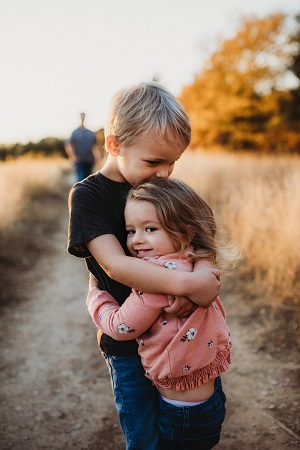
#> input picture py2/img/child.jpg, 300 x 450 px
$ python threshold_image.py
#> lines starting #> are read from the running program, lines starting #| are printed output that depends on the picture
import numpy as np
import cv2
from matplotlib import pyplot as plt
import matplotlib.image as mpimg

img = mpimg.imread("img/child.jpg")
#> img is the input picture: shape (450, 300, 3); mean R, G, B 153.6, 131.2, 115.2
row,col,n = img.shape
#> row = 450; col = 300; n = 3
img1 = np.zeros((row, col, 3), np.uint8)
img2 = np.zeros((row, col, 3), np.uint8)
img3 = np.zeros((row, col, 3), np.uint8)
img4 = np.zeros((row, col, 3), np.uint8)
img5 = np.zeros((row, col, 3), np.uint8)

a = 64 #threshold
b = int(256/a)
print("a1=",b)
for y in range(0,col-1):
    for x in range(0,row-1):
        R,G,B=img[x,y]
        b=int(256/a)
        R=b*int(R/b)
        G=b*int(G/b)
        B=b*int(B/b)
        img1[x,y]=[R,G,B]

a = 32 #threshold
b = int(256/a)
print("a2=",b)
for y in range(0,col-1):
    for x in range(0,row-1):
        R,G,B=img[x,y]
        b=int(256/a)
        R=b*int(R/b)
        G=b*int(G/b)
        B=b*int(B/b)
        img2[x,y]=[R,G,B]

a = 16 #threshold
b = int(256/a)
print("a3=",b)
for y in range(0,col-1):
    for x in range(0,row-1):
        R,G,B=img[x,y]
        b=int(256/a)
        R=b*int(R/b)
        G=b*int(G/b)
        B=b*int(B/b)
        img3[x,y]=[R,G,B]

a = 8 #threshold
b = int(256/a)
print("a4=",b)
for y in range(0,col-1):
    for x in range(0,row-1):
        R,G,B=img[x,y]
        b=int(256/a)
        R=b*int(R/b)
        G=b*int(G/b)
        B=b*int(B/b)
        img4[x,y]=[R,G,B]
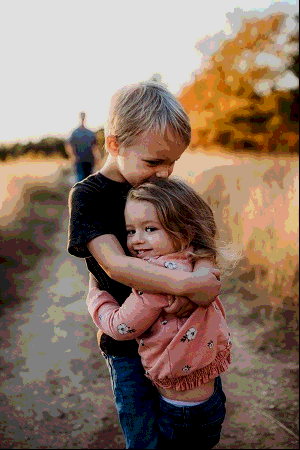
#> img4: shape (450, 300, 3); mean R, G, B 138.9, 116.2, 100.6

a = 2 #threshold
b = int(256/a)
print("a5=",b)
for y in range(0,col-1):
    for x in range(0,row-1):
        R,G,B=img[x,y]
        b=int(256/a)
        R=b*int(R/b)
        G=b*int(G/b)
        B=b*int(B/b)
        img5[x,y]=[R,G,B]
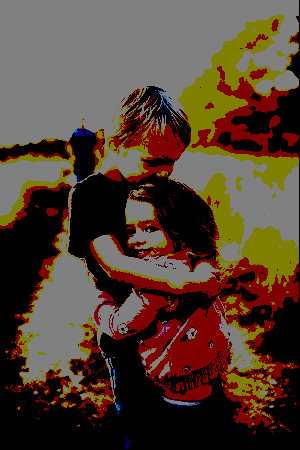
#> img5: shape (450, 300, 3); mean R, G, B 83.7, 63.5, 48.2

titles = ['Original', 'Th = 64', 'Th = 32', 'Th = 16', 'Th = 8', 'Th = 2']
images = [img, img1, img2, img3, img4, img5]
for i in range(6):
    plt.subplot(2,3,i+1),plt.imshow(images[i],'gray',vmin=0,vmax=255)
    plt.title(titles[i])
    plt.xticks([]),plt.yticks([])

plt.show()

$ run again, with py2/img/animal.jpg copied over py2/img/child.jpg
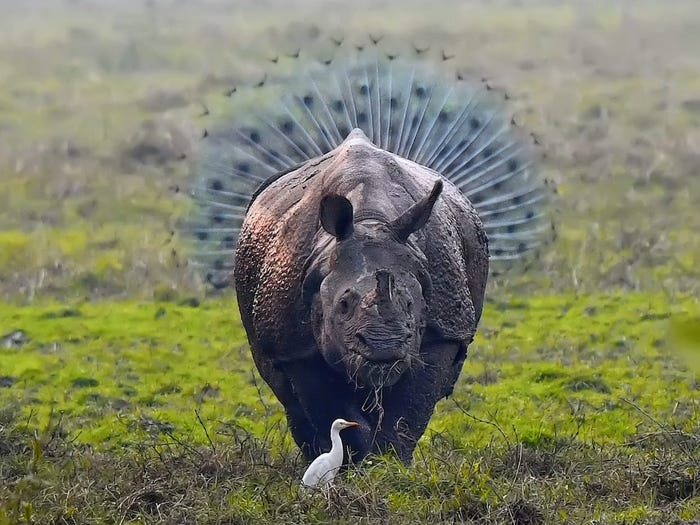
#> input picture py2/img/animal.jpg, 700 x 525 px
#> img is the input picture: shape (525, 700, 3); mean R, G, B 124.8, 127.1, 101.7
#> after the loop `for y in range(0,col-1):`:
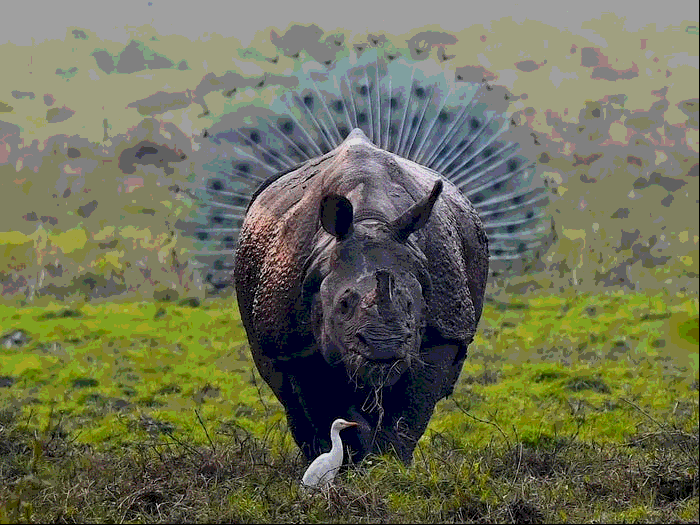
#> img4: shape (525, 700, 3); mean R, G, B 109.2, 111.7, 86
#> after the loop `for y in range(0,col-1):`:
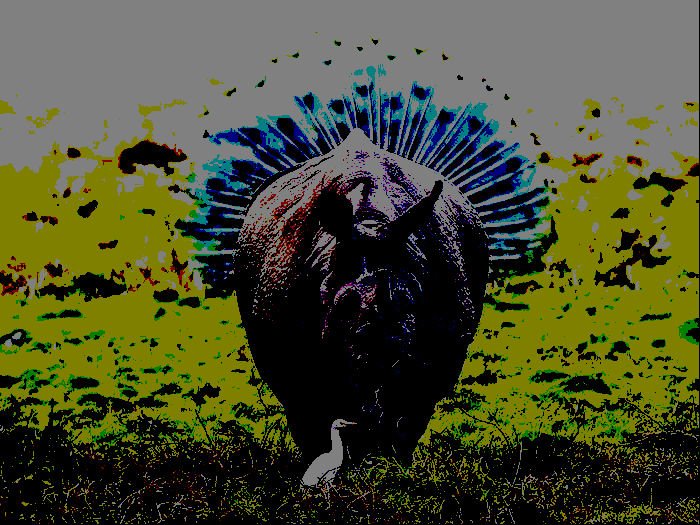
#> img5: shape (525, 700, 3); mean R, G, B 73.8, 77.7, 45
